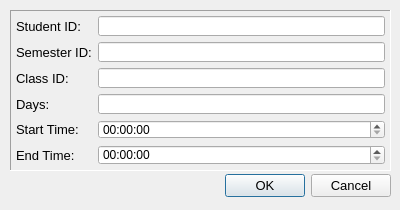
<?xml version="1.0" encoding="UTF-8"?>
<ui version="4.0">
 <class>ClassDialog</class>
 <widget class="QDialog" name="ClassDialog">
  <property name="geometry">
   <rect>
    <x>0</x>
    <y>0</y>
    <width>400</width>
    <height>210</height>
   </rect>
  </property>
  <property name="windowTitle">
   <string>Class Dialog</string>
  </property>
  <widget class="QDialogButtonBox" name="buttonBox">
   <property name="geometry">
    <rect>
     <x>10</x>
     <y>170</y>
     <width>381</width>
     <height>31</height>
    </rect>
   </property>
   <property name="font">
    <font>
     <family>Arial</family>
     <pointsize>10</pointsize>
     <underline>false</underline>
     <strikeout>false</strikeout>
     <kerning>true</kerning>
    </font>
   </property>
   <property name="orientation">
    <enum>Qt::Horizontal</enum>
   </property>
   <property name="standardButtons">
    <set>QDialogButtonBox::Cancel|QDialogButtonBox::Ok</set>
   </property>
  </widget>
  <widget class="QWidget" name="formLayoutWidget_2">
   <property name="geometry">
    <rect>
     <x>10</x>
     <y>10</y>
     <width>381</width>
     <height>161</height>
    </rect>
   </property>
   <layout class="QFormLayout" name="formLayout_DialogExpenses">
    <property name="leftMargin">
     <number>6</number>
    </property>
    <property name="topMargin">
     <number>6</number>
    </property>
    <property name="rightMargin">
     <number>6</number>
    </property>
    <property name="bottomMargin">
     <number>6</number>
    </property>
    <item row="0" column="0">
     <widget class="QLabel" name="lblStudentID">
      <property name="font">
       <font>
        <family>Arial</family>
        <pointsize>10</pointsize>
       </font>
      </property>
      <property name="text">
       <string>Student ID: </string>
      </property>
     </widget>
    </item>
    <item row="0" column="1">
     <widget class="QLineEdit" name="txtStudentID">
      <property name="enabled">
       <bool>true</bool>
      </property>
      <property name="font">
       <font>
        <family>Arial</family>
        <pointsize>10</pointsize>
       </font>
      </property>
     </widget>
    </item>
    <item row="1" column="0">
     <widget class="QLabel" name="lblSemesterID">
      <property name="font">
       <font>
        <family>Arial</family>
        <pointsize>10</pointsize>
       </font>
      </property>
      <property name="text">
       <string>Semester ID:</string>
      </property>
     </widget>
    </item>
    <item row="1" column="1">
     <widget class="QLineEdit" name="txtSemesterID">
      <property name="enabled">
       <bool>true</bool>
      </property>
      <property name="font">
       <font>
        <family>Arial</family>
        <pointsize>10</pointsize>
       </font>
      </property>
     </widget>
    </item>
    <item row="2" column="0">
     <widget class="QLabel" name="lblClassID">
      <property name="font">
       <font>
        <family>Arial</family>
        <pointsize>10</pointsize>
       </font>
      </property>
      <property name="text">
       <string>Class ID:</string>
      </property>
     </widget>
    </item>
    <item row="2" column="1">
     <widget class="QLineEdit" name="txtClassID">
      <property name="enabled">
       <bool>true</bool>
      </property>
      <property name="font">
       <font>
        <family>Arial</family>
        <pointsize>10</pointsize>
       </font>
      </property>
     </widget>
    </item>
    <item row="3" column="0">
     <widget class="QLabel" name="lblDays">
      <property name="font">
       <font>
        <family>Arial</family>
        <pointsize>10</pointsize>
       </font>
      </property>
      <property name="text">
       <string>Days:</string>
      </property>
     </widget>
    </item>
    <item row="3" column="1">
     <widget class="QLineEdit" name="txtDays">
      <property name="enabled">
       <bool>true</bool>
      </property>
      <property name="font">
       <font>
        <family>Arial</family>
        <pointsize>10</pointsize>
       </font>
      </property>
     </widget>
    </item>
    <item row="4" column="0">
     <widget class="QLabel" name="lblStartTime">
      <property name="font">
       <font>
        <family>Arial</family>
        <pointsize>10</pointsize>
       </font>
      </property>
      <property name="text">
       <string>Start Time:</string>
      </property>
     </widget>
    </item>
    <item row="4" column="1">
     <widget class="QTimeEdit" name="timeStartTime"/>
    </item>
    <item row="5" column="0">
     <widget class="QLabel" name="lblEndTime">
      <property name="font">
       <font>
        <family>Arial</family>
        <pointsize>10</pointsize>
       </font>
      </property>
      <property name="text">
       <string>End Time:</string>
      </property>
     </widget>
    </item>
    <item row="5" column="1">
     <widget class="QTimeEdit" name="timeEndTime"/>
    </item>
   </layout>
  </widget>
  <widget class="QFrame" name="frame">
   <property name="geometry">
    <rect>
     <x>10</x>
     <y>10</y>
     <width>381</width>
     <height>161</height>
    </rect>
   </property>
   <property name="frameShape">
    <enum>QFrame::Panel</enum>
   </property>
   <property name="frameShadow">
    <enum>QFrame::Sunken</enum>
   </property>
   <property name="lineWidth">
    <number>1</number>
   </property>
  </widget>
  <zorder>frame</zorder>
  <zorder>buttonBox</zorder>
  <zorder>formLayoutWidget_2</zorder>
 </widget>
 <resources/>
 <connections>
  <connection>
   <sender>buttonBox</sender>
   <signal>accepted()</signal>
   <receiver>ClassDialog</receiver>
   <slot>accept()</slot>
   <hints>
    <hint type="sourcelabel">
     <x>248</x>
     <y>254</y>
    </hint>
    <hint type="destinationlabel">
     <x>157</x>
     <y>274</y>
    </hint>
   </hints>
  </connection>
  <connection>
   <sender>buttonBox</sender>
   <signal>rejected()</signal>
   <receiver>ClassDialog</receiver>
   <slot>reject()</slot>
   <hints>
    <hint type="sourcelabel">
     <x>316</x>
     <y>260</y>
    </hint>
    <hint type="destinationlabel">
     <x>286</x>
     <y>274</y>
    </hint>
   </hints>
  </connection>
 </connections>
</ui>
